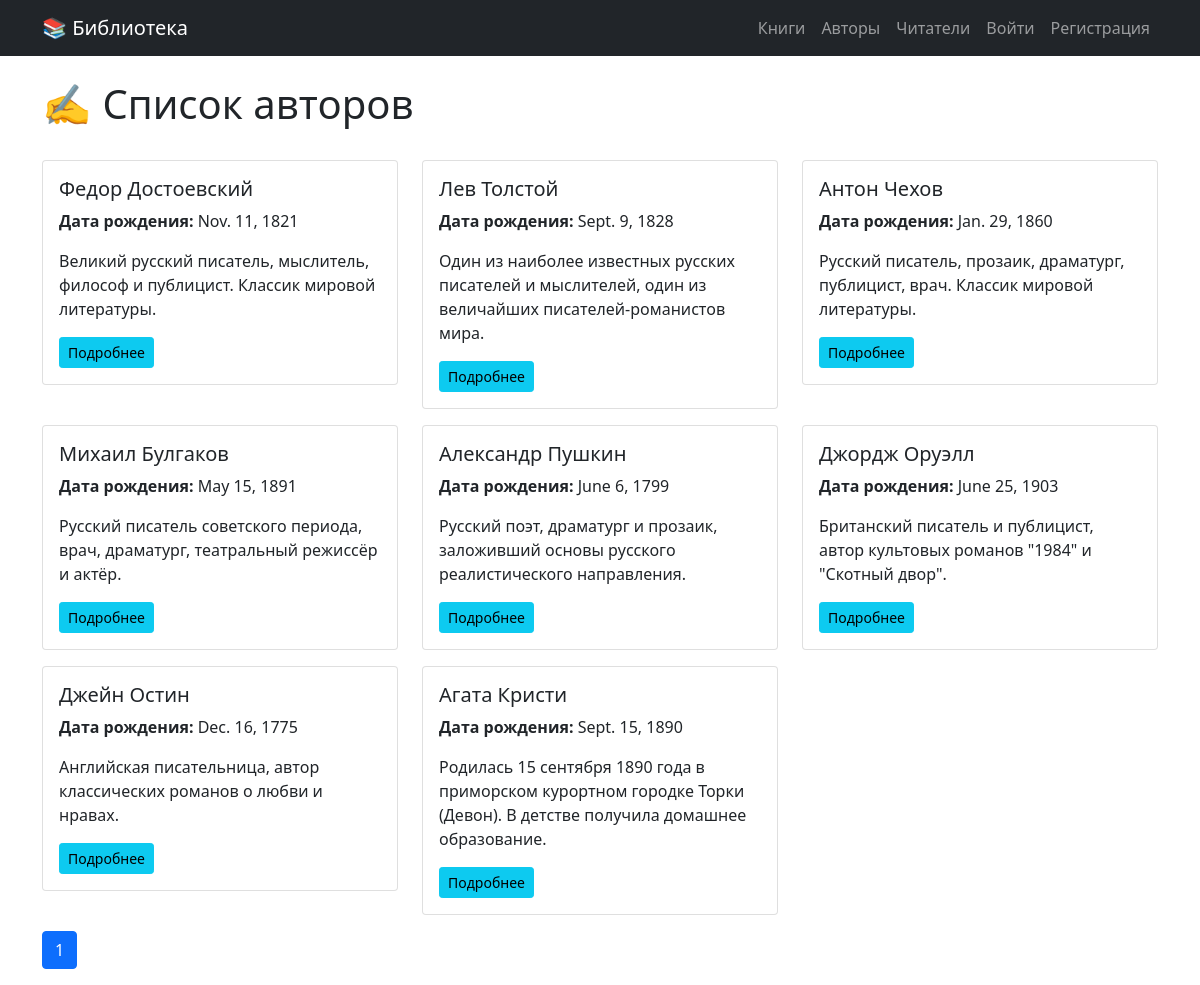
Screenshot of /authors/ with the database file from the repository.
### library/models.py (models this page shows, shortened)
class Author(models.Model):
    first_name = models.CharField('Имя', max_length=100)
    last_name = models.CharField('Фамилия', max_length=100)
    birth_date = models.DateField('Дата рождения', null=True, blank=True)
    bio = models.TextField('Биография', blank=True)
    class Meta:
        verbose_name = 'Автор'
        verbose_name_plural = 'Авторы'

### library/views.py (the view)
# urls.py: path('authors/', views.author_list_view, name='author_list'),
def author_list_view(request):
    authors = Author.objects.all()
    paginator = Paginator(authors, 10)
    page_number = request.GET.get('page')
    page_obj = paginator.get_page(page_number)
    return render(request, 'library/author_list.html', {'page_obj': page_obj})

### library/templates/library/author_list.html (shortened to what this page needs)
{% extends 'library/base.html' %}
{% block content %}
<div class="d-flex justify-content-between align-items-center mb-4">
    <h1>✍️ Список авторов</h1>
</div>
<div class="row">
    {% for author in page_obj %}
    <div class="col-md-4 mb-3">
        <div class="card">
            <div class="card-body">
                <h5 class="card-title">{{ author.first_name }} {{ author.last_name }}</h5>
                {% if author.birth_date %}
                    <p class="card-text"><strong>Дата рождения:</strong> {{ author.birth_date }}</p>
                {% endif %}
                <p class="card-text">{{ author.bio|truncatewords:30 }}</p>
                <a href="{% url 'library:author_detail' author.id %}" class="btn btn-sm btn-info">Подробнее</a>
            </div>
        </div>
    </div>
    {% endfor %}
</div>
<nav>
    <ul class="pagination">
        <li class="page-item active"><span class="page-link">{{ page_obj.number }}</span></li>
    </ul>
</nav>
{% endblock %}

### rows the page displays
Author: first_name "Федор", last_name "Достоевский", birth_date "Nov. 11, 1821", bio "Великий русский писатель, мыслитель, философ и публицист. Классик мировой литературы."
Author: first_name "Лев", last_name "Толстой", birth_date "Sept. 9, 1828", bio "Один из наиболее известных русских писателей и мыслителей, один из величайших писателей-романистов мира."
Author: first_name "Антон", last_name "Чехов", birth_date "Jan. 29, 1860", bio "Русский писатель, прозаик, драматург, публицист, врач. Классик мировой литературы."
Author: first_name "Михаил", last_name "Булгаков", birth_date "May 15, 1891", bio "Русский писатель советского периода, врач, драматург, театральный режиссёр и актёр."
Author: first_name "Александр", last_name "Пушкин", birth_date "June 6, 1799", bio "Русский поэт, драматург и прозаик, заложивший основы русского реалистического направления."
Author: first_name "Джордж", last_name "Оруэлл", birth_date "June 25, 1903", bio "Британский писатель и публицист, автор культовых романов \"1984\" и \"Скотный двор\"."
Author: first_name "Джейн", last_name "Остин", birth_date "Dec. 16, 1775", bio "Английская писательница, автор классических романов о любви и нравах."
Author: first_name "Агата", last_name "Кристи", birth_date "Sept. 15, 1890", bio "Родилась 15 сентября 1890 года в приморском курортном городке Торки (Девон). В детстве получила домашнее образование."

### other values shown
{{ page_obj.number }} "1"
